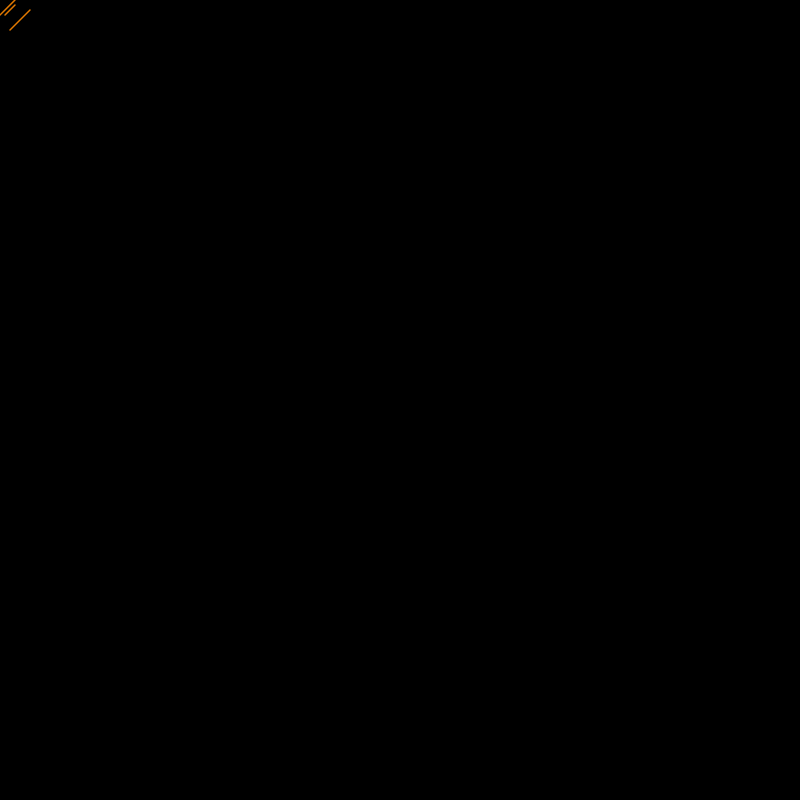
Frame 1 (no input)
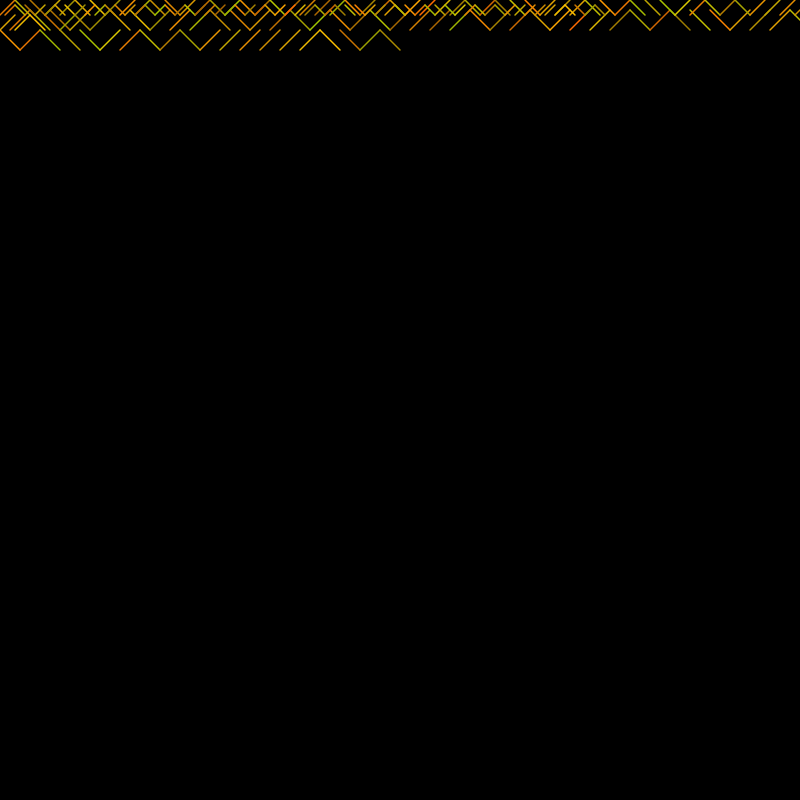
Frame 60 (no input)
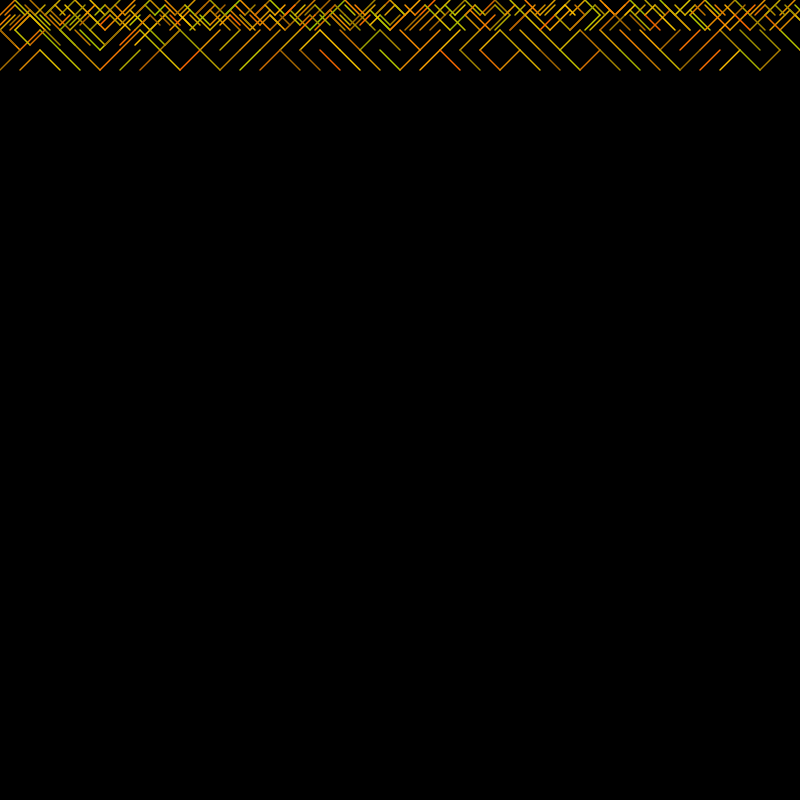
Frame 120 (the mouse pressed at the canvas centre since frame 60)

The p5.js sketch that drew these frames (run headless with seeded random() and noise() and a simulated clock; from frame 60 on, the mouse is pressed at the canvas centre):

// p5.js sketch
// ── sketch.js
let x = 0;
let y = 0;
let spacing = 15;
let twoX = 5;
let twoY = 5;
let twoSpacing = 10;
let threeX = 10;
let threeY = 10;
let threeSpacing = 20;

function setup() {
  createCanvas(800, 800);
  background(0);
}

function draw() {
  stroke(random(155, 255), random(100, 200), 0);
  strokeWeight(1.5)

  if (random(2) < 1) {
    line(x, y, x + spacing, y + spacing);
    line(twoX, twoY, twoX + twoSpacing, twoY + twoSpacing);
    line(threeX, threeY, threeX + threeSpacing, threeY + threeSpacing);
  } else {
    line(x, y + spacing, x + spacing, y);
    line(twoX, twoY + twoSpacing, twoX + twoSpacing, twoY);
    line(threeX, threeY + threeSpacing, threeX + threeSpacing, threeY);
  } 
  
  threeX += threeSpacing
  if (threeX > width) {
    threeY += threeSpacing
    threeX = 0;
  }
  
  twoX += twoSpacing
  if (twoX > width) {
    twoY += twoSpacing
    twoX = 0;
  }
  
  x += spacing
  if (x > width) {
    y += spacing
    x = 0;
  }
}
